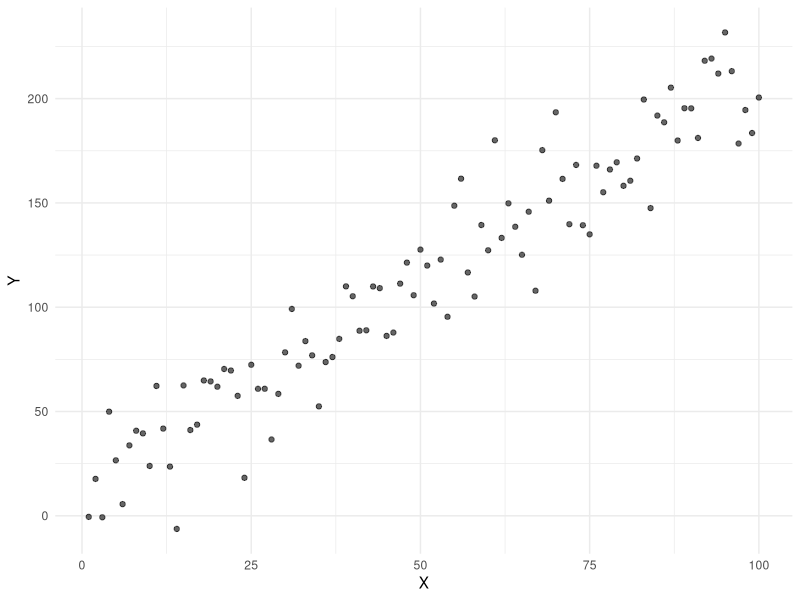
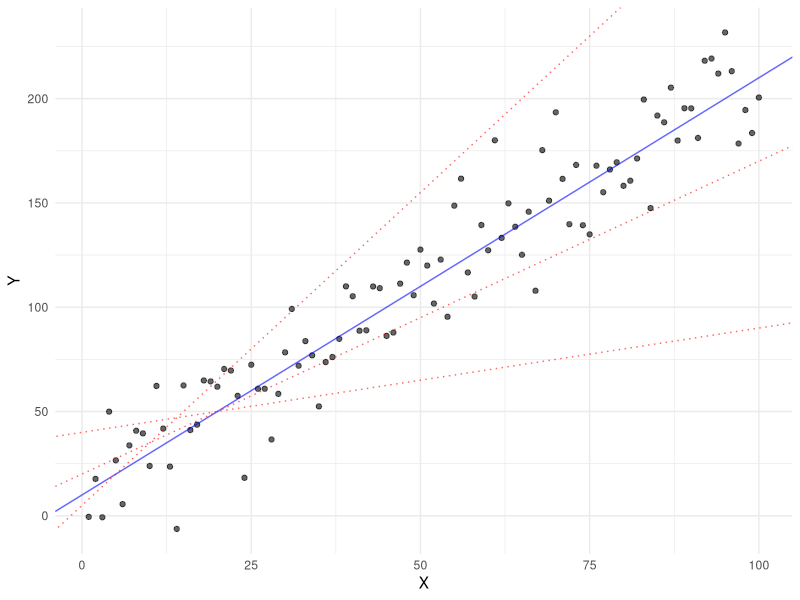
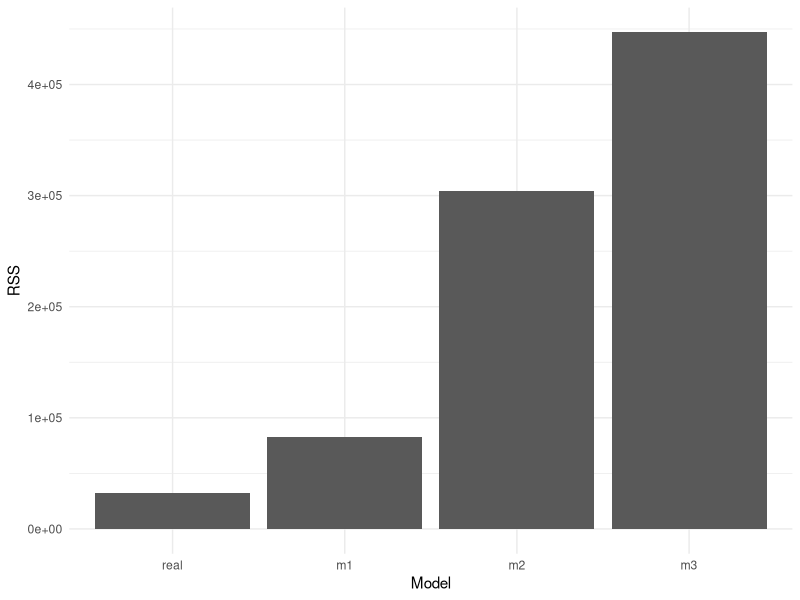
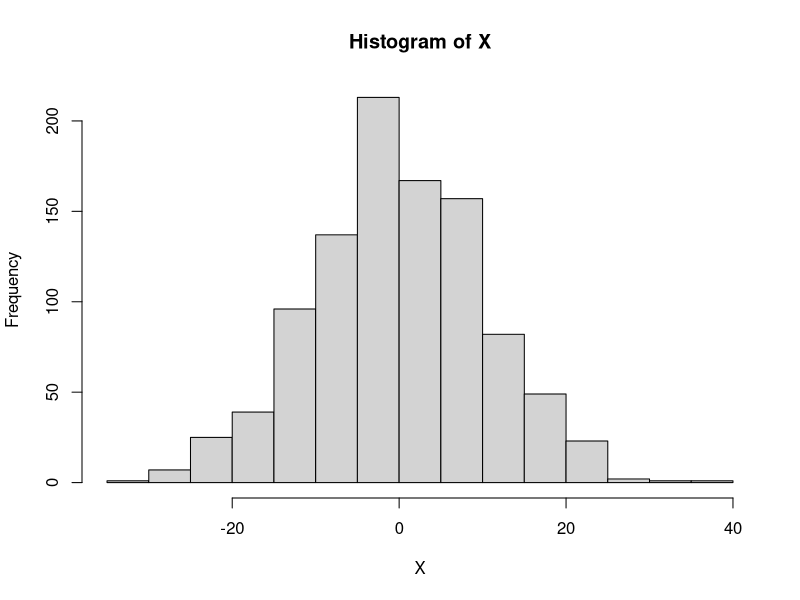
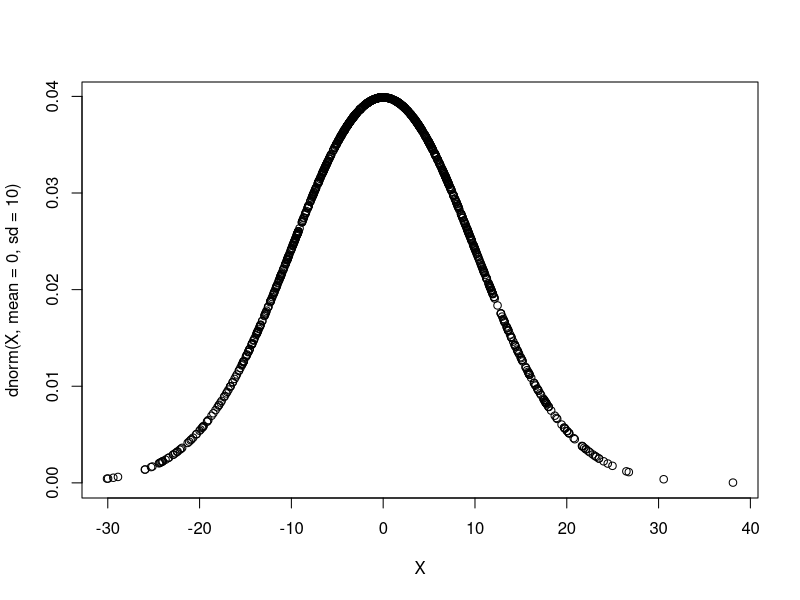
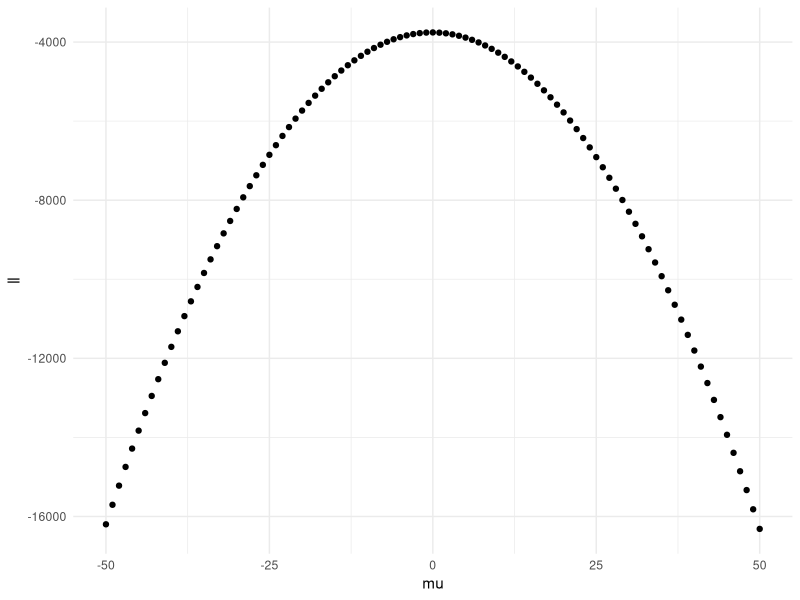
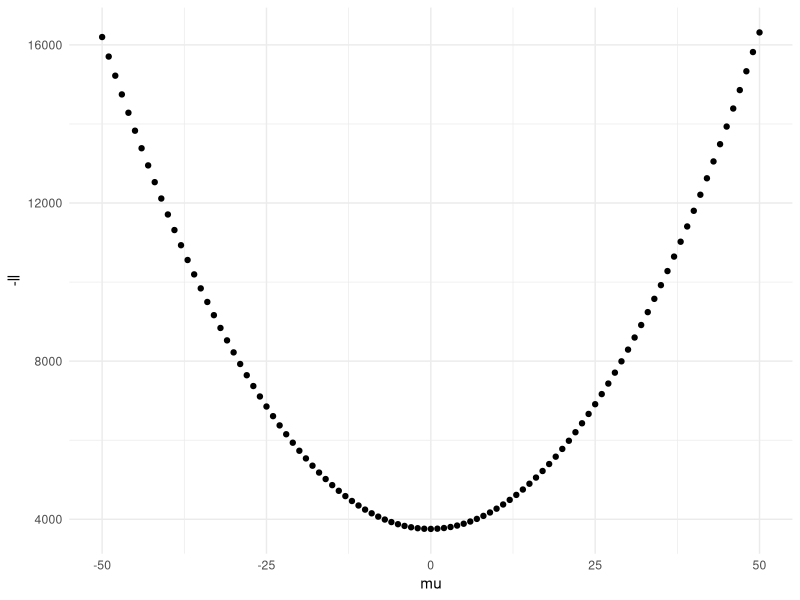
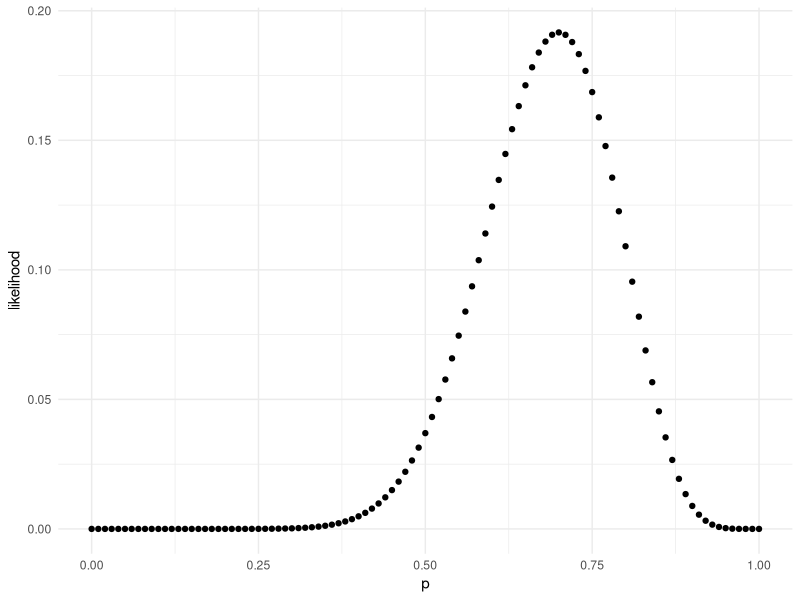

R code for these plots, in order:
## ---- chunk 1
knitr::opts_chunk$set(echo = TRUE, dpi=300)
## ---- chunk 2
library(tidyverse)
library(lme4)
library(lmtest)
library(ggridges)
## ---- chunk 3
set.seed(1)
X = c(1:100)
Y = 10 + 2 * X + rnorm(n = length(X), sd = 20)

df_xy = data.frame(X, Y)

df_xy %>%
  ggplot(aes(x = X,
             y = Y)) +
  geom_point(alpha = .6) +
  theme_minimal()
## ---- chunk 4
df_xy %>%
  ggplot(aes(x = X,
             y = Y)) +
  geom_point(alpha = .6) +
  geom_abline(intercept = 10, slope = 2, color = "blue", alpha = .6) +
  geom_abline(intercept = 20, slope = 1.5, color = "red", alpha = .6, linetype = "dotted") +
  geom_abline(intercept = 5, slope = 3, color = "red", alpha = .6, linetype = "dotted") +
  geom_abline(intercept = 40, slope = .5, color = "red", alpha = .6, linetype = "dotted") +
  theme_minimal()
## ---- chunk 5
y_real = 10 + 2*X
y1 = 20 + 1.5 * X
y2 = 5 + 3 * X
y3 = 40 + .5 * X

df_rss = data.frame(
  real = sum((Y - y_real)**2),
  m1 = sum((Y - y1)**2),
  m2 = sum((Y - y2)**2),
  m3 = sum((Y - y3)**2)) %>%
  pivot_longer(c(real, m1, m2, m3), names_to = "model", values_to = "rss")
  

df_rss %>%
  ggplot(aes(x = reorder(model, rss),
             y = rss)) +
  geom_bar(stat = "identity") +
  labs(x = "Model",
       y = "RSS") +
  theme_minimal()

## ---- chunk 6
set.seed(1)
X = rnorm(n = 1000, mean = 0, sd = 10)
hist(X)
## ---- chunk 7
plot(X, dnorm(X, mean = 0, sd = 10))
## ---- chunk 8
sum(log(dnorm(X, mean = 0, sd = 10)))
## ---- chunk 9
df_likelihood = data.frame(
  mu = seq(from = -50, to = 50, length.out = 101)
)
## ---- chunk 10
LL = function(mean, sd) {
  # Calculate log likelihood for dataset X
  sum(dnorm(x = X, mean = mean, sd = sd, log = TRUE))
}

# Apply log likelihood function for each hypothesized value of mu (and fix SD at 10).
df_likelihood$ll <- mapply(LL, mean=df_likelihood$mu, sd = 10)

# Plot resulting distribution
df_likelihood %>%
  ggplot(aes(x = mu,
             y = ll)) +
  geom_point() +
  theme_minimal()

## ---- chunk 11
df_likelihood %>%
  ggplot(aes(x = mu,
             y = -ll)) +
  geom_point() +
  theme_minimal()

## ---- chunk 12
DATA = 14 ## 14 observed heads
NUM_EVENTS = 20 ## 20 tosses
df_probs = data.frame(
  p = seq(0, 1, .01)) ## Various hypotheses for p(H)
df_probs = df_probs %>%
  mutate(likelihood = dbinom(DATA , size=NUM_EVENTS, prob=p)) 

df_probs %>%
  ggplot(aes(x = p,
             y = likelihood)) +
  geom_point() +
  theme_minimal()

## ---- chunk 13
set.seed(1)
df_height = data.frame(
  height = rnorm(n = 100, mean = 60, sd = 10)
)

df_height$pred_mean = 60
df_height %>%
  ggplot(aes(x = pred_mean,
             y = height)) +
  geom_point() +
  theme_minimal()
## ---- chunk 14
df_height$m_height = rnorm(n=100, df_height$height, sd = 10) 

df_height %>%
  ggplot(aes(x = m_height,
             y = height)) +
  geom_point() +
  labs(x = "Mother's height",
       y = "Child's height") +
  theme_minimal()
## ---- chunk 15
m = lm(data = df_height,
       height ~ m_height)
m$coefficients
## ---- chunk 16
df_height$y_pred = predict(m)

df_height %>%
  ggplot(aes(x = m_height,
             y = height)) +
  geom_point() +
  geom_smooth(method = "lm") +
  labs(x = "Mother's height",
       y = "Actual height") +
  theme_minimal()

rss = sum((df_height$y_pred - df_height$height)**2)
rse = sqrt(rss / (nrow(df_height) - 2))
rse
## ---- chunk 17
ll = sum(dnorm(x = df_height$height, 
               mean = df_height$y_pred, 
               sd = rse, 
               log = TRUE))
ll
## ---- chunk 18
logLik(m)
## ---- chunk 19
set.seed(1)
df_sub_sample = df_height %>%
  sample_n(10) %>%
  filter(m_height < 60)


# For every row in `df`, compute a rotated normal density centered at `y` and shifted by `x`
curves <- lapply(seq_len(nrow(df_sub_sample)), function(i) {
  mu <- df_sub_sample$y_pred[i]
  range <- mu + c(-rse, rse)
  seq <- seq(range[1], range[2], length.out = 100)
  data.frame(
    x = -1 * dnorm(seq, mean = mu) + df_sub_sample$m_height[i],
    y = seq,
    grp = i
  )
})

# Combine above densities in one data.frame
curves <- do.call(rbind, curves)


df_sub_sample$x = df_sub_sample$m_height
df_sub_sample$y = df_sub_sample$height

ggplot(df_sub_sample, aes(x, y)) +
  geom_point(size = 3, alpha = .6, color = "blue") +
  # geom_point(aes(x = m_height, y = height), ) +
  geom_point(aes(x = m_height, y = y_pred), size = 3, alpha = .4, color = "red") +
  # The path draws the curve
  geom_path(data = curves, aes(group = grp))  +
  geom_polygon(data = curves, aes(y = scales::oob_squish(y, c(0, Inf)),group = grp)) +
  geom_abline(slope = m$coefficients["m_height"],
            intercept =m$coefficients["(Intercept)"],
            color = "red",
            alpha = .6) +
  geom_segment(aes(xend = m_height, yend = y_pred), color = "red", linetype = "dotted") +
  labs(x = "Mother's height",
       y = "Child's height") +
  theme_minimal()

## ---- chunk 20
lambdas = seq(.01, 1, by=.001)
## ---- chunk 21
log_lambdas = log(lambdas)
## ---- chunk 22
ll_ratio = -2 * log_lambdas
df_loglik_example = data.frame(lambdas = lambdas,
                               log_lambdas = log_lambdas,
                               lr = ll_ratio)

## ---- chunk 23
df_loglik_example %>%
  ggplot(aes(x = lambdas,
             y = log_lambdas)) +
  geom_point() +
  labs(x = "Lambda",
       y = "Log(lambda)") +
  theme_minimal()
## ---- chunk 24
df_loglik_example %>%
  ggplot(aes(x = lambdas,
             y = lr)) +
  geom_point() +
  labs(x = "Lambda",
       y = "-2 * Log(lambda)") +
  theme_minimal()

## ---- chunk 25
df_chi = data.frame(
  "df 1" = rchisq(1000, 1),
  "df 5" = rchisq(1000, 5),
  "df 8" = rchisq(1000, 8)
) %>%
  pivot_longer(cols = c("df.1", "df.5", "df.8"),
               names_to = "df",
               values_to = "chi")

df_chi %>%
  ggplot(aes(x = chi,
             fill = df)) +
  geom_density(alpha = .4) +
  geom_vline(xintercept = 4, linetype = "dotted") +
  labs(title = "Null chi-squared distributions for varying DF",
       x = "Chi-squared statistic") +
  theme_minimal()

## ---- chunk 26
# Obtain p-value by looking up actual value in a chi-squared distribution, where DF = 1
df_loglik_example$p1 = 1 - pchisq(df_loglik_example$lr, 1)

df_loglik_example %>%
  ggplot(aes(x = lr,
             y = p1)) + 
  geom_point() +
  labs(title = "P-values of different log-likelihood ratios (DF = 1)",
       x = "Log likelihood ratio (LR)",
       y = "p-value (assuming DF=1)") +
  geom_hline(yintercept = .05, linetype = "dotted") +
  theme_minimal()
## ---- chunk 27
# Obtain p-value by looking up actual value in a chi-squared distribution, where DF = 3
df_loglik_example$p3 = 1 - pchisq(df_loglik_example$lr, 3)

df_loglik_example %>%
  ggplot(aes(x = lr,
             y = p3)) + 
  geom_point() +
  labs(title = "P-values of different log-likelihood ratios (DF = 3)",
       x = "Log likelihood ratio (LR)",
       y = "p-value (assuming DF = 3)") +
  geom_hline(yintercept = .05, linetype = "dotted") +
  theme_minimal()
## ---- chunk 28
df_height %>%
  ggplot(aes(x = m_height,
             y = height)) +
  geom_point() +
  labs(x = "Mother's height",
       y = "Child's height") +
  theme_minimal()
## ---- chunk 29
m = lm(data = df_height,
       height ~ m_height)
## ---- chunk 30
logLik(m)[1]
## ---- chunk 31
m2 = lm(data = df_height,
        height ~ 1)

logLik(m2)[1]
## ---- chunk 32
delta = -2 * (logLik(m2)[1] - logLik(m)[1])
delta
## ---- chunk 33
pchisq(delta, 1, lower.tail = FALSE)
## ---- chunk 34
lrtest(m, m2)
## ---- chunk 35
model_full = lmer(data = sleepstudy,
                  Reaction ~ Days + (1 + Days | Subject),
                  REML = FALSE)

model_reduced = lmer(data = sleepstudy,
                  Reaction ~ (1 + Days | Subject),
                  REML = FALSE)
## ---- chunk 36
anova(model_full, model_reduced)
## ---- chunk 37
## Possible likelihood values
l = seq(.1, .99, length.out = 50)
## Possible number of parameters
k = seq(1, 100, length.out = 25)

## Expand into a "grid", with each row corresponding to a particular model.
df_models = expand.grid(likelihood = l, 
                        parameters = k)

## Formula to calculate AIC
aic_og = function(l, k) {
  aic = 2*k - 2*log(l)
  aic
}

## Calculate AIC
df_models = df_models%>%
  mutate(aic = aic_og(likelihood, parameters))
## ---- chunk 38
df_models %>%
  ggplot(aes(x = likelihood,
             y = aic,
             color = parameters)) +
  geom_point(alpha = .8) +
  theme_minimal()
## ---- chunk 39
df_models %>%
  ggplot(aes(x = parameters,
             y = aic)) +
  geom_point(alpha = .5) +
  theme_minimal()
## ---- chunk 40
n = seq(100, 1000, length.out = 10)
k = seq(1, 10, length.out = 10)

df_example = expand.grid(n=n, k=k)
df_example = df_example %>%
  mutate(correction = (2 * k**2 + 2*k) / (n - k - 1))

df_example %>%
  ggplot(aes(x = n,
             y = k,
             size = correction)) +
  geom_point() +
  theme_minimal()
## ---- chunk 41
## Possible likelihood values
l = seq(.1, .99, length.out = 20)
## Sample sizes
n = seq(20, 400, length.out = 20)
## Number of parameters
k = seq(1, 10, length.out = 20)

## Extended AIC
aic_c = function(l, k, n) {
  aic = 2*k - 2*log(l) + (2*k * (k + 1)) / (n - k - 1)
  aic
}

## Create grid of models
df_models = expand.grid(n=n,
                        k=k,
                        likelihood = l)
## Calculate AIC
df_models = df_models %>%
  mutate(aic1 = aic_og(likelihood, k),
         aic2 = aic_c(likelihood, k, n))

## ---- chunk 42
df_models %>%
  ggplot(aes(x = aic1,
             y = aic2,
             color = k)) +
  geom_abline(aes(slope = 1, intercept = 0), 
              linetype = "dotted") +
  geom_point(alpha = .5) +
  labs(x = "AIC",
       y = "AIC (corrected)") +
  theme_bw() +
  scale_x_continuous(limits = c(0, max(df_models$aic2))) +
  scale_y_continuous(limits = c(0, max(df_models$aic2))) +
  facet_wrap(~n)

## ---- chunk 43
models = seq(1000, 1010, by = 2)
models
## ---- chunk 44
models_rescaled = models - min(models)
models_rescaled
## ---- chunk 45
L = exp(-(1/2) * models_rescaled)
L
## ---- chunk 46
p = L / sum(L)
p
## ---- chunk 47
L[2] / L[3]
p[2] / p[3]
## ---- chunk 48
ev = L[1] / L
ev
## ---- chunk 49
## Possible likelihood values
l = seq(.1, .99, length.out = 20)
## Sample sizes
n = seq(20, 400, length.out = 20)
## Number of parameters
k = seq(1, 10, length.out = 20)

## Extended AIC
bic = function(l, k, n) {
  bic = -2*log(l) + k *log(n)
  bic
}

## Create grid of models
df_models = expand.grid(n=n,
                        k=k,
                        likelihood = l)
## Calculate AIC
df_models = df_models %>%
  mutate(aic1 = aic_og(likelihood, k),
         aic2 = aic_c(likelihood, k, n),
         bic = bic(l, k, n))

## ---- chunk 50
df_models %>%
  ggplot(aes(x = aic1,
             y = bic,
             color = k)) +
  geom_abline(aes(slope = 1, intercept = 0), 
              linetype = "dotted") +
  geom_point(alpha = .5) +
  labs(x = "AIC (vanilla)",
       y = "BIC") +
  theme_bw() +
  scale_x_continuous(limits = c(0, max(df_models$bic))) +
  scale_y_continuous(limits = c(0, max(df_models$bic))) +
  facet_wrap(~n)

df_models %>%
  ggplot(aes(x = aic2,
             y = bic,
             color = k)) +
  geom_abline(aes(slope = 1, intercept = 0), 
              linetype = "dotted") +
  geom_point(alpha = .5) +
  labs(x = "AIC (corrected)",
       y = "BIC") +
  theme_bw() +
  scale_x_continuous(limits = c(0, max(df_models$bic))) +
  scale_y_continuous(limits = c(0, max(df_models$bic))) +
  facet_wrap(~n)

## ---- chunk 51
aic_rescaled = c(0, 2, 4)
## ---- chunk 52
L = exp(-(1/2) * aic_rescaled)
L
p = L / sum(L)
p
## ---- chunk 53
y1 = rnorm(mean = 70, sd = 3, n = 50)
y2 = rnorm(mean = 68, sd = 5, n = 50)
y3 = rnorm(mean = 73, sd = 8, n = 50)
## ---- chunk 54
y_unweighted = (y1 + y2 + y3)/3
y_weighted = y1 * p[1] + y2 * p[2] + y3 * p[3]

## ---- chunk 55
df_all_preds = data.frame(
  y1 = y1,
  y2 = y2, 
  y3 = y3,
  y_weighted = y_weighted,
  y_unweighted = y_unweighted
) %>%
  pivot_longer(cols = c(y1, y2, y3, y_weighted, y_unweighted),
               names_to = "model", values_to = "prediction")

df_all_preds %>%
  ggplot(aes(x = prediction,
             y = model,
             fill = model)) +
  geom_density_ridges2(aes(height = ..density..), 
                       color=gray(0.25), alpha = 0.5, 
                       scale=0.85, size=0.75, stat="density") +
  theme_minimal()
